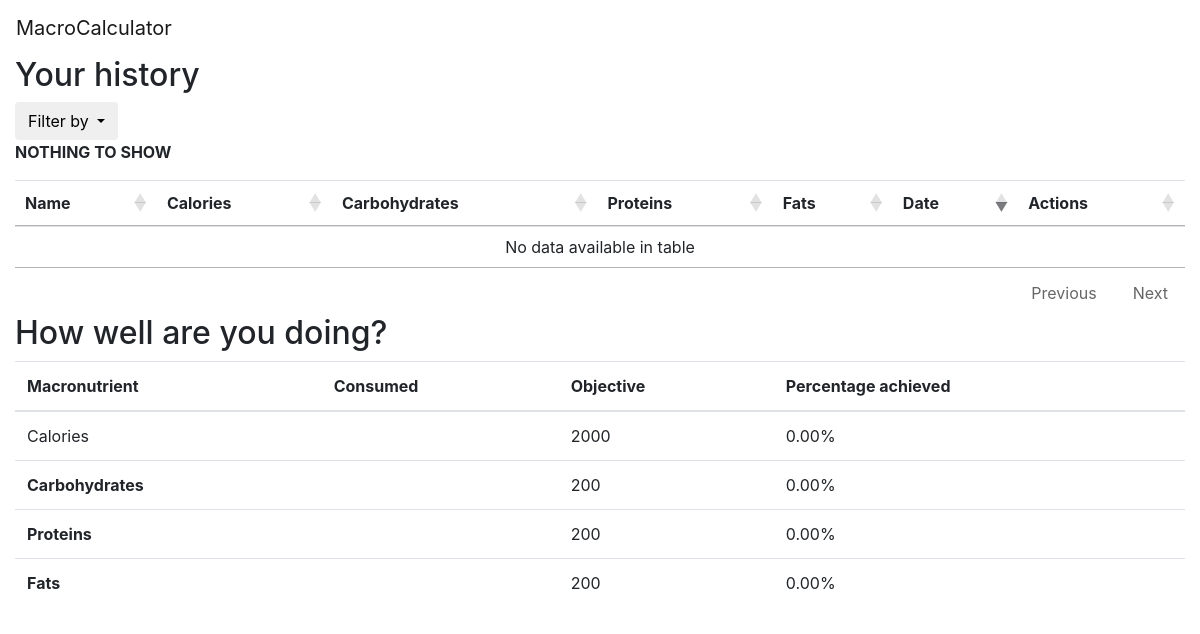
/profile/1/history/, run on the app's committed database.
### app_1/models.py (models this page shows)
class Objective(models.Model):
    usuario = models.ForeignKey(Profile, on_delete=models.CASCADE)
    calories_obj = models.IntegerField()
    carbs_obj = models.IntegerField()
    protein_obj = models.IntegerField()
    fat_obj = models.IntegerField()

### app_1/views.py (the view, shortened to what this page needs)
# urls.py: re_path(r'^profile/(?P<user_id>[0-9]+)/history/$', views.history, name='history'),
def history(request, user_id):
    user_history = History.objects.filter(usuario=user_id)
    items_history = [] # list to be sent to the template
    history_entry = {} # dictionary to allocate Items with the day it was added
    macro_eaten = {} # information about the monthly intake of macronutrients
    calories_acum = 0 # acumulator for macro_eaten
    fat_acum = 0 # idem
    protein_acum = 0 # idem
    carbs_acum = 0 # idem
    objectives = Objective.objects.get(usuario=user_id) # save the monthly objective of the user
    macro_eaten['cal_p'] = (calories_acum * 100 ) / objectives.calories_obj
    macro_eaten['carb_p'] = (carbs_acum * 100 ) / objectives.carbs_obj
    macro_eaten['prot_p'] = (protein_acum * 100 ) / objectives.protein_obj
    macro_eaten['fat_p'] = (fat_acum * 100 ) / objectives.fat_obj
    context = {'items_history': items_history,'macro_eaten':macro_eaten,'user_objectives': objectives ,'user_id': user_id}
    return render(request, 'app_1/history.html', context)

### app_1/templates/app_1/history.html (shortened to what this page needs)
{% extends "base_generic.html" %}
{% block content %}
{% load static %}
<div class="container-fluid">
	<h2>Your history</h2>
	<div class="input-group">
		<div class="input-group-btn search-panel">
		   <button type="button" class="btn btn-default dropdown-toggle" data-toggle="dropdown">
				<span id="search_concept">Filter by</span>
		   </button>
		</div>
	</div>
	<table id="table1" class="table">
	 <thead>
	  <tr>
		  <th scope="col">Name</th>
		  <th scope="col">Calories</th>
		  <th scope="col">Carbohydrates</th>
		  <th scope="col">Proteins</th>
		  <th scope="col">Fats</th>
		  <th scope="col">Date</th>
		  <th scope="col">Actions</th>
	  </tr>
	 </thead>
	 <tbody>
	{% if items_history %}
	{% for dup in items_history %}
		<tr>
			<td><strong><a href="/profile/{{ user_id }}/history/item/{{ dup.ITEM.id }}" style="color: black">{{ dup.ITEM.name }}</a></strong></td>
			<td>{{ dup.ITEM.calories }}</td>
			<td>{{ dup.ITEM.tot_carbs|floatformat:2 }}</td>
			<td>{{ dup.ITEM.tot_protein|floatformat:2  }}</td>
			<td>{{ dup.ITEM.tot_fat|floatformat:2  }}</td>
			<td>{{ dup.DATE }}</td>
			<td><a href="/profile/{{ user_id }}/item/{{ dup.ITEM.id }}/delete">
				<img border="0" alt="delete food" src="{% static 'images/delete.png' %}" width="30" height="30    ">
			</a></td>
		</tr>
	{% endfor %}
	{% else %}
        <p><strong>NOTHING TO SHOW</strong></p>
    {% endif %}
	 </tbody>
	</table>
</div>
<div class="container-fluid">
    <h2>How well are you doing?</h2>
        <table id="table1" class="table">
            <thead>
                <tr>
                    <th scope="col">Macronutrient</th>
                    <th scope="col">Consumed</th>
                    <th scope="col">Objective</th>
                    <th scope="col">Percentage achieved</th>
                </tr>
            </thead>
            <tbody>
                {% if user_objectives %}
                    <tr>
                        <td><strong></strong>Calories</td>
                        <td>{{ macro_eaten.cal|floatformat:2 }}</td>
                        <td>{{  user_objectives.calories_obj }}</td>
                        <td>{{ macro_eaten.cal_p|floatformat:2 }}%</td>
                    </tr>
                    <tr>
                        <td><strong>Carbohydrates</strong></td>
                        <td>{{ macro_eaten.carb|floatformat:2 }}</td>
                        <td>{{  user_objectives.carbs_obj }}</td>
                        <td>{{ macro_eaten.carb_p|floatformat:2 }}%</td>
                    </tr>
                    <tr>
                        <td><strong>Proteins</strong></td>
                        <td>{{ macro_eaten.prot|floatformat:2 }}</td>
                        <td>{{  user_objectives.protein_obj }}</td>
                        <td>{{ macro_eaten.prot_p|floatformat:2 }}%</td>
                    </tr>
                    <tr>
                        <td><strong>Fats</strong></td>
                        <td>{{ macro_eaten.fat|floatformat:2 }}</td>
                        <td>{{  user_objectives.fat_obj }}</td>
                        <td>{{ macro_eaten.fat_p|floatformat:2 }}%</td>
                    </tr>
                {% else %}
                    <p><strong>NOTHING TO SHOW</strong></p>
                {% endif %}
            </tbody>
        </table>
</div>
{% endblock %}

### app_1/templates/base_generic.html (shortened to what this page needs)
<!DOCTYPE html>
<html lang="en">
<head>
    <link rel="stylesheet" href="https://maxcdn.bootstrapcdn.com/bootstrap/4.0.0-beta.2/css/bootstrap.min.css"
>
    <link rel="stylesheet" type="text/css" href="//cdn.datatables.net/1.10.16/css/jquery.dataTables.css">
    {% load static %}
</head>
<body>
<header>
    <nav class="navbar navbar-expand navbar-light bg-faded">
        <a class="navbar-brand" href="{% url 'app_1:home' %}">MacroCalculator</a>
    </nav>
</header>
{% block content %}{% endblock %}
</body>
</html>

### data on the page
Objective: calories_obj "2000", carbs_obj "200", protein_obj "200", fat_obj "200"

### other printed values
{{ macro_eaten.cal_p|floatformat:2 }} "0.00"
{{ macro_eaten.carb_p|floatformat:2 }} "0.00"
{{ macro_eaten.prot_p|floatformat:2 }} "0.00"
{{ macro_eaten.fat_p|floatformat:2 }} "0.00"
